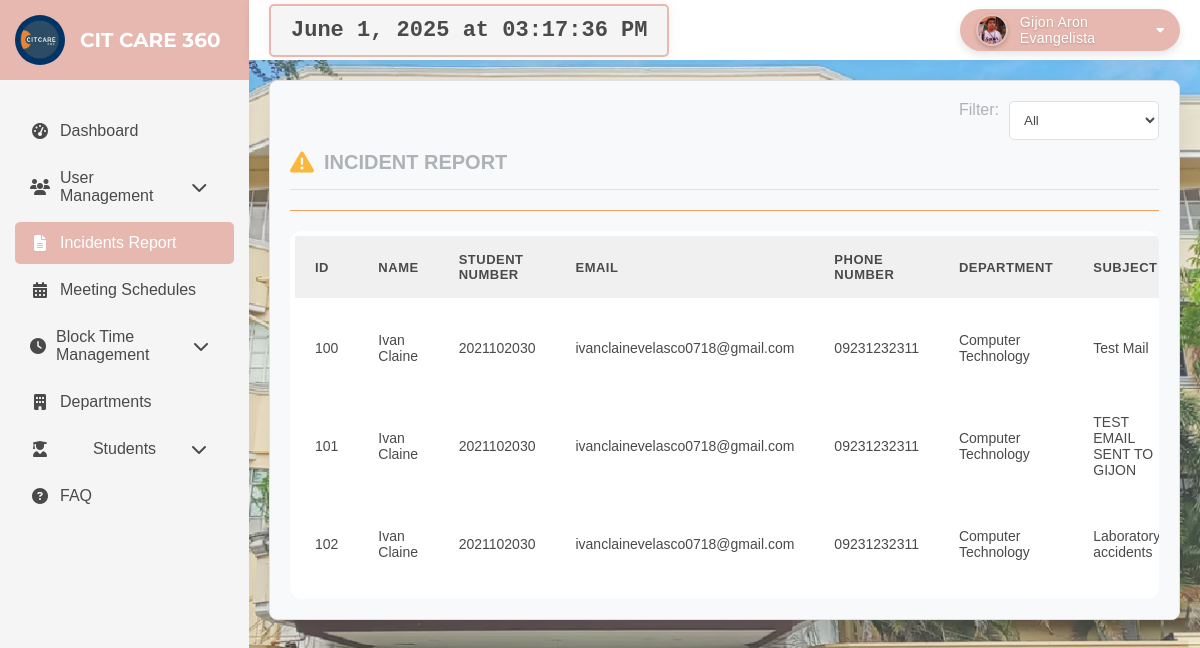
The app's page /lightModeAdmin/incidentsReport.php (signed in) with its own data.
### tables this page shows
CREATE TABLE `incidents` (
  `id` int(11) NOT NULL,
  `full_name` varchar(255) NOT NULL,
  `student_number` varchar(50) NOT NULL,
  `email` varchar(100) NOT NULL,
  `phone_number` varchar(20) NOT NULL,
  `department` varchar(100) NOT NULL,
  `subject_report` varchar(255) DEFAULT NULL,
  `description` text NOT NULL,
  `evidence` text DEFAULT NULL,
  `status` enum('NEW','ACTIVE','RESOLVED','UNRESOLVED') DEFAULT 'NEW',
  `created_at` timestamp NOT NULL DEFAULT current_timestamp(),
  `video_evidence` varchar(255) DEFAULT NULL,
  `user_id` int(11) NOT NULL,
  `meeting_schedule_id` int(11) DEFAULT NULL
);

### lightModeAdmin/incidentsReport.php (the view, shortened to what this page needs)
<?php
include '../connection/connection.php';
$userId = $_SESSION['user_id'];
$query = "SELECT profile_image, name FROM admin_users WHERE id = ?";
$stmt = $conn->prepare($query);
$stmt->bind_param("i", $userId);
$stmt->execute();
$result = $stmt->get_result();
$user = $result->fetch_assoc();
$profileImage = '../image/' . $user['profile_image'];
$userName = $user['name'];
$query = "SELECT * FROM incidents";
$result = $conn->query($query);
$incidentsData = [];
if ($result->num_rows > 0) {
    while ($row = $result->fetch_assoc()) {
        $incidentsData[] = $row;
    }
} else {
    $incidentsData = [];
}
$highlightId = isset($_GET['highlight']) ? intval($_GET['highlight']) : null;
?>
<!DOCTYPE html>
<html lang="en">
<head>
    <link rel="stylesheet" href="https://cdnjs.cloudflare.com/ajax/libs/font-awesome/6.5.1/css/all.min.css">
</head>
<body>
        <div class="sidebar">
            <div class="logo-container" style="text-align: center;">
                <img src="../image/logo.png" alt="Logo" style="width: 50px; height: 50px; margin-right: 10px;">
                <h1 style="font-size: 20px; color: #FFFFFF; margin: 0 5px;">CIT CARE 360</h1>
            </div>
            <ul class="nav-links">
                <li>
                    <a href="dashboard.php">
                        <i class="fas fa-tachometer-alt"></i>Dashboard
                    </a>
                </li>
                <li class="dropdown">
                    <a href="#" class="dropdown-toggle">
                        <i class="fas fa-users"></i>User Management
                        <i class="fas fa-chevron-down arrow"></i>
                    </a>
                </li>
                <li class="active">
                    <a href="incidentsReport.php">
                        <i class="fas fa-file-alt"></i>Incidents Report
                    </a>
                </li>
                <li>
                    <a href="meetingSchedules.php">
                        <i class="fas fa-calendar-alt"></i>Meeting Schedules
                    </a>
                </li>
                <li class="dropdown">
                    <a href="#" class="dropdown-toggle">
                        <i class="fas fa-clock"></i>Block Time Management
                        <i class="fas fa-chevron-down arrow"></i>
                    </a>
                </li>
                <li>
                    <a href="departments.php">
                        <i class="fas fa-building"></i>Departments
                    </a>
                </li>
                <li class="dropdown">
                    <a href="#" class="dropdown-toggle">
                        <i class="fas fa-user-graduate"></i>Students
                        <i class="fas fa-chevron-down arrow"></i>
                    </a>
                </li>
                <li>
                    <a href="faq.php">
                        <i class="fas fa-question-circle"></i>FAQ
                    </a>
                </li>
            </ul>
        </div>
            <div class="topbar">
                <div class="time-label" id="currentDateTime"></div>
                <div class="profile-container">
                    <img src="<?php echo htmlspecialchars($profileImage); ?>" alt="Profile Picture">
                    <span class="profile-name"><?php echo htmlspecialchars($userName); ?></span>
                    <i class="fas fa-caret-down"></i>
                </div>
            </div>
            <div class="main-content">
                <div class="content-card dashboard-table">
                    <div class="filter-container">
                        <label for="statusFilter" style="color: #AEB2B7; font-family: 'Century Gothic', sans-serif; margin-right: 10px;">Filter:</label>
                        <select id="statusFilter" class="filter-dropdown">
                            <option value="all">All</option>
                        </select>
                    </div>
                    <div class="table-header">
                        <i class="fas fa-exclamation-triangle"></i>
                        <h2>INCIDENT REPORT</h2>
                    </div>
                    <hr class="header-line">
                    <div class="table-container">
                        <table>
                            <thead>
                                <tr>
                                    <th>ID</th>
                                    <th>NAME</th>
                                    <th>STUDENT NUMBER</th>
                                    <th>EMAIL</th>
                                    <th>PHONE NUMBER</th>
                                    <th>DEPARTMENT</th>
                                    <th>SUBJECT</th>
                                </tr>
                            </thead>
                            <tbody>
                                <?php foreach ($incidentsData as $incident): ?>
                                    <tr style="<?php echo $highlightId === $incident['id'] ? 'background-color: #F4A261;' : ''; ?>">
                                        <td><?php echo htmlspecialchars($incident['id']); ?></td>
                                        <td><?php echo htmlspecialchars($incident['full_name']); ?></td>
                                        <td><?php echo htmlspecialchars($incident['student_number']); ?></td>
                                        <td><?php echo htmlspecialchars($incident['email']); ?></td>
                                        <td><?php echo htmlspecialchars($incident['phone_number']); ?></td>
                                        <td><?php echo htmlspecialchars($incident['department']); ?></td>
                                        <td><?php echo htmlspecialchars($incident['subject_report']); ?></td>
                                    </tr>
                                <?php endforeach; ?>
                            </tbody>
                        </table>
                    </div>
                </div>
            </div>
</body>
</html>

### records on screen
incidents: id "100", full_name "Ivan Claine", student_number "2021102030", email "ivanclainevelasco0718@gmail.com", phone_number "09231232311", department "Computer Technology", subject_report "Test Mail"
incidents: id "101", full_name "Ivan Claine", student_number "2021102030", email "ivanclainevelasco0718@gmail.com", phone_number "09231232311", department "Computer Technology", subject_report "TEST EMAIL SENT TO GIJON"
incidents: id "102", full_name "Ivan Claine", student_number "2021102030", email "ivanclainevelasco0718@gmail.com", phone_number "09231232311", department "Computer Technology", subject_report "Laboratory accidents"

### other values on screen
$userName "Gijon Aron Evangelista"
